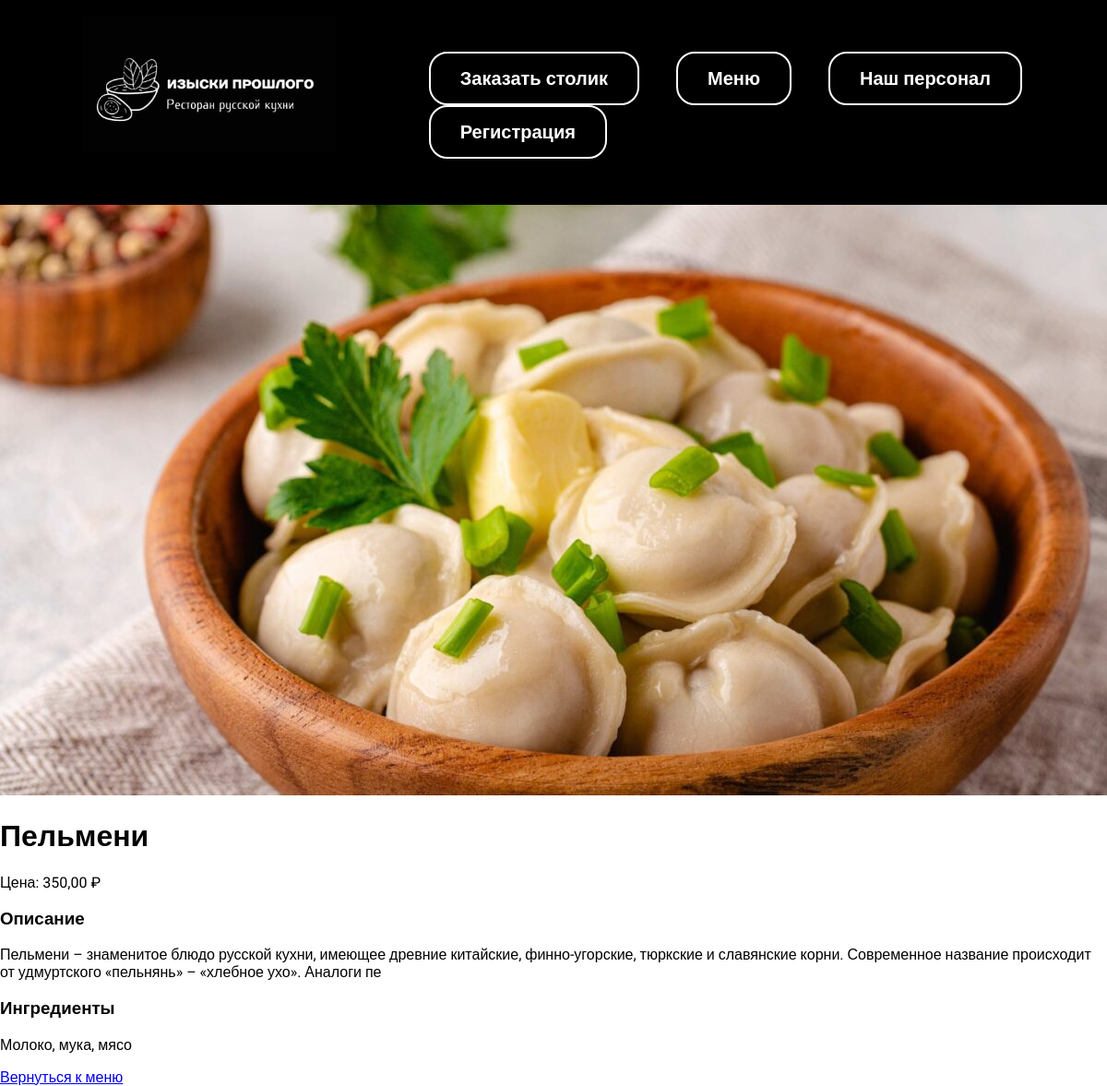
Page /dish/pelmeni/ on the earlier database version.
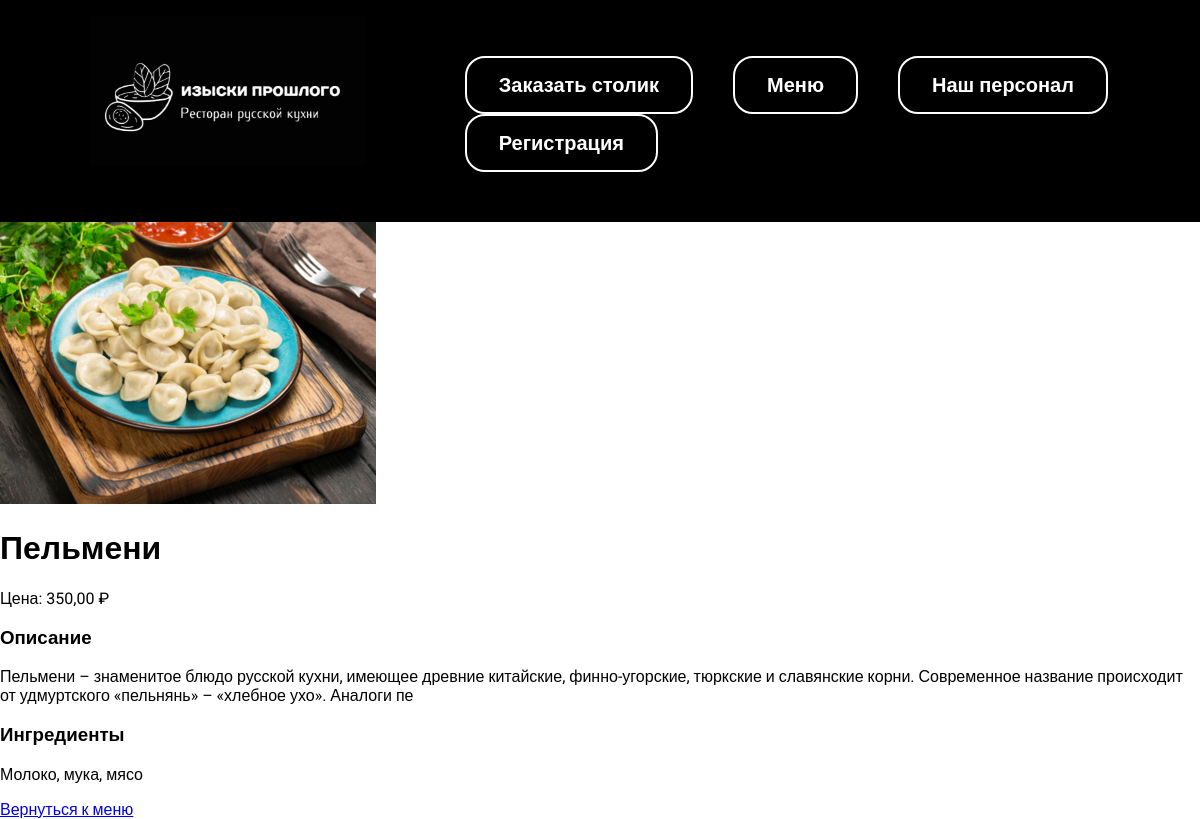
Same page on the later database version.
### view/models.py (models this page shows, shortened)
class Menu(models.Model):
    title = models.CharField(max_length=100)
    image = models.ImageField(upload_to='images/')
    recipe = models.CharField(max_length=2000)
    ingredients = models.CharField(max_length=1000)
    url = models.URLField(blank=True)
    rating = models.IntegerField(default=0, blank=True)
    price = models.DecimalField(max_digits=10, decimal_places=2)
    slug = models.SlugField(max_length=250, unique=True)

### view/views.py (the view)
# urls.py: path('dish/<slug:slug>/', views.dish, name='dish'),
def dish(request, slug):
    menu_item = get_object_or_404(Menu, slug=slug)
    return render(request, 'view/dish.html', {"menu_item": menu_item})

### view/templates/view/dish.html
{% extends 'view/base.html' %}
{% load static %}
{% block content %}
<div class="dish-container">
    <div class="dish-card">
        <div class="dish-image-section">
            <img class="dish-image" src="{{ menu_item.image.url }}" alt="{{ menu_item.title }}">
        </div>
        <div class="dish-info">
            <h1 class="dish-title">{{ menu_item.title }}</h1>
            <div class="price">
                Цена: {{ menu_item.price }} ₽
            </div>
            <div class="details">
                <div class="group">
                    <h3>Описание</h3>
                    <p class="recipe">{{ menu_item.recipe }}</p>
                </div>
                <div class="group">
                    <h3>Ингредиенты</h3>
                    <p class="ingredients">{{ menu_item.ingredients }}</p>
                </div>
            </div>
            <div class="back">
                <a href="{% url 'menu' %}">Вернуться к меню</a>
            </div>
        </div>
    </div>
</div>
{% endblock %}

Differences in the rows shown:
changed Menu "Пельмени": image: a different picture
